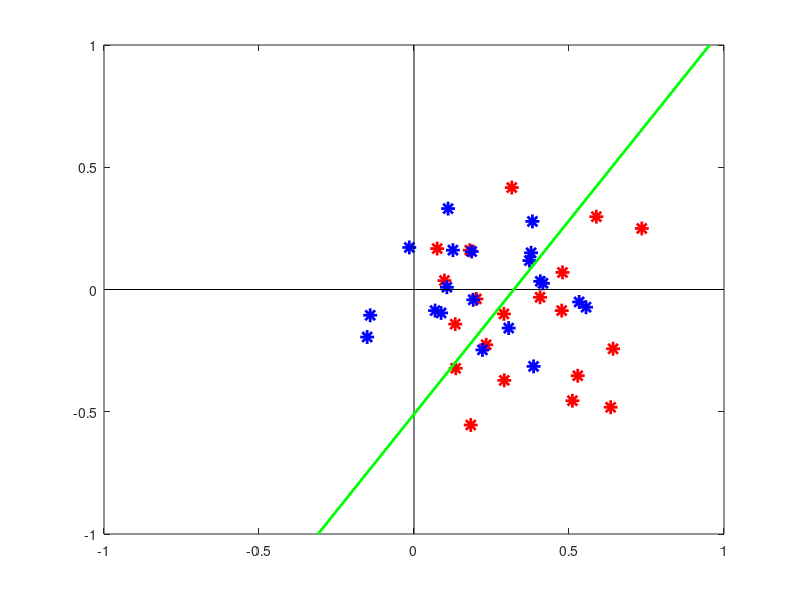

Write the MATLAB code that produced this figure.
% Clasificare cu CMMP

% BD 8.09.2018

% date initiale
N1 = 20;        % numar puncte in prima clasa
N2 = 20;        % numar puncte in a doua clasa
ell = 2;        % dimensiunea vectorilor de clasificat (programul functioneaza corect doar pentru ell=2)
tip_clase = 3;  % cum generam clasele (vezi program mai jos)

% genereaza vectorii din cele doua clase
% cv1 si cv2 sunt "centrele" celor doua clase
s1 = 0.2;       % deviatia medie de la centru
s2 = 0.2;
switch tip_clase
  case 1        % un exemplu "frumos"
    c1 = zeros(ell,1);
    c2 = [zeros(ell-1,1); 1];
  case 2        % centre aleatoare, dar opuse fata de origine
    c1 = 0.3*randn(ell,1)+0.1;
    c2 = -c1;
  case 3        % centre aleatoare
    c1 = 0.3*randn(ell,1);
    c2 = 0.3*randn(ell,1);
end
V1 = c1 + s1*randn(ell,N1);   % genereaza vectorii
V2 = c2 + s2*randn(ell,N2);
% deseneaza vectorii din cele doua clase
plot(V1(1,:), V1(2,:), '*r', 'LineWidth', 2, 'MarkerSize', 10)
hold on
plot(V2(1,:), V2(2,:), '*b', 'LineWidth', 2, 'MarkerSize', 10)
% deseneaza axe (TEMA: calculati din date lungimea corecta a axelor astfel
% incat desenul sa fie mai "frumos")
plot([0 0], [1 -1], 'k')
plot([1 -1], [0 0], 'k')
hold off

% formeaza si rezolva problema CMMP
A = [ V1' ones(N1,1); V2' ones(N2,1) ];
b = [ones(N1,1); -ones(N2,1)];
x = A \ b;      % aici se rezolva problema CMMP (TEMA: inlocuiti cu functia scrisa la laborator)
c = x(1:ell);
d = x(ell+1);

% deseneaza dreapta c*v + d = 0, care separa planul in cele doua
% semiplane gasite de metoda CMMP
hold on
if abs(c(2)) > abs(c(1))
  plot([-1 1], -1/c(2)*(c(1)*[-1 1] + d), 'g', 'LineWidth', 2)
else
  plot(-1/c(1)*(c(2)*[-1 1] + d), [-1 1], 'g', 'LineWidth', 2)
end
hold off

% Verificam cati vectori de antrenare sunt clasificati corect in fiecare clasa
matrice_confuzie = zeros(2);
for i = 1 : N1          % TEMA: scrieti eficient operatiile de mai jos, folosind sign(c'*V1+d)
  if sign(c'*V1(:,i) + d) == 1
    matrice_confuzie(1,1) = matrice_confuzie(1,1) + 1;
  else
    matrice_confuzie(1,2) = matrice_confuzie(1,2) + 1;
  end
end
for i = 1 : N2
  if sign(c'*V2(:,i) + d) ~= 1
    matrice_confuzie(2,2) = matrice_confuzie(2,2) + 1;
  else
    matrice_confuzie(2,1) = matrice_confuzie(2,1) + 1;
  end
end
matrice_confuzie

% TEMA: luati un punct v in plan si clasificati-l cu sign(c'*v + d).
% Verificati daca intr-adevar se afla in semiplanul corect.

